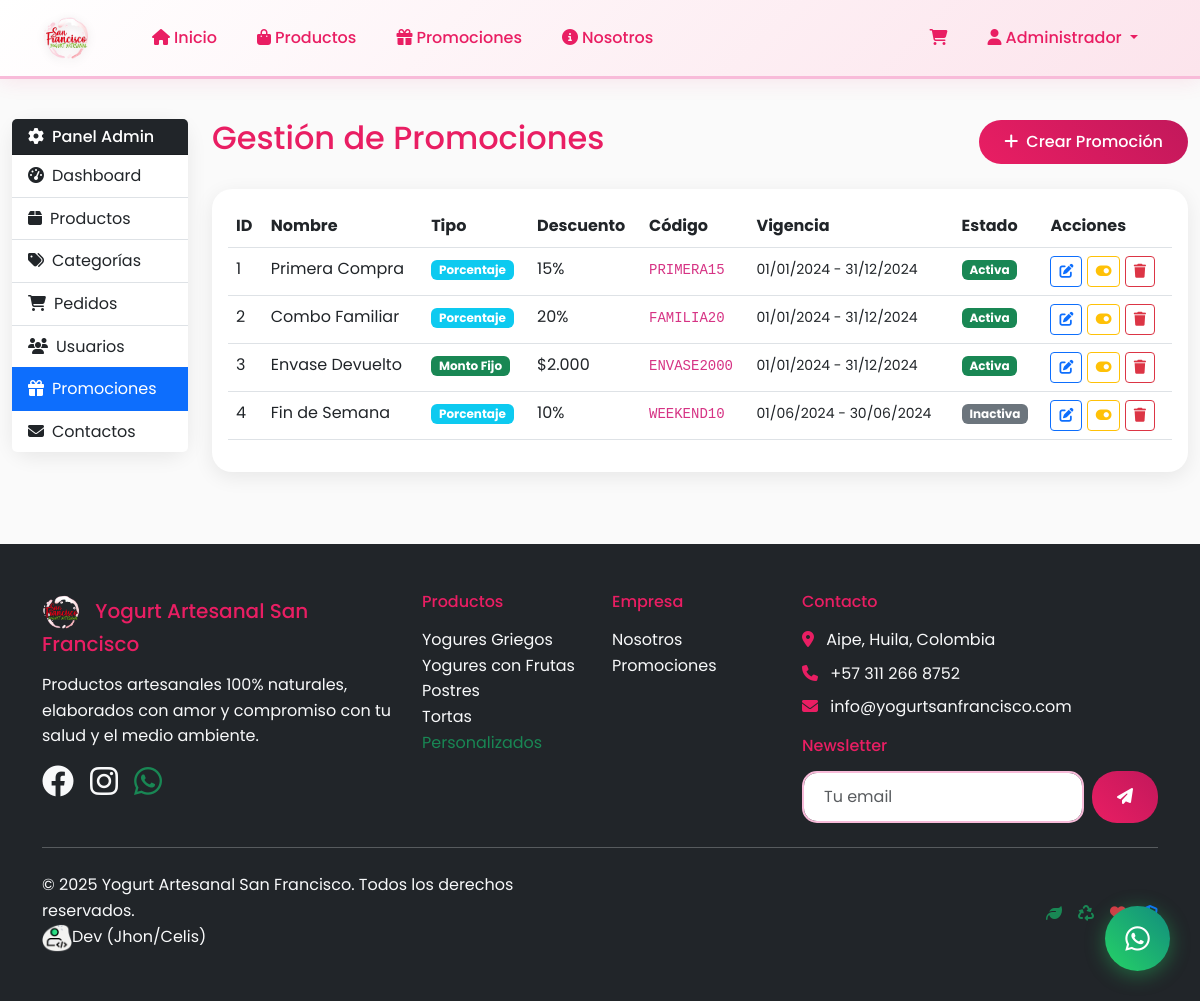
The page /admin/promotions (signed in) on the database its author committed.
### tables this page shows
CREATE TABLE promociones (
    id INT PRIMARY KEY AUTO_INCREMENT,
    nombre VARCHAR(100) NOT NULL,
    descripcion TEXT,
    tipo ENUM('porcentaje', 'monto_fijo') NOT NULL,
    valor_descuento DECIMAL(10,2) NOT NULL,
    codigo VARCHAR(50) UNIQUE,
    condicion_minima DECIMAL(10,2) DEFAULT 0,
    fecha_inicio DATE,
    fecha_fin DATE,
    activo BOOLEAN DEFAULT TRUE,
    fecha_creacion TIMESTAMP DEFAULT CURRENT_TIMESTAMP
);

### controllers/AdminController.php (called while the page is built, shortened)
<?php
require_once 'models/Promotion.php';
require_once 'config/config.php';
class AdminController {
    private $promotionModel;
    public function __construct() {
        $this->promotionModel = new Promotion();
    }
    public function promotions() {
        $promotions = $this->promotionModel->getAllPromotions();
        include 'views/admin/promotions.php';
    }
}
?>

### models/Promotion.php (called while the page is built, shortened)
<?php
require_once 'config/database.php';
class Promotion {
    private $conn;
    private $table = 'promociones';
    public function __construct() {
        $database = new Database();
        $this->conn = $database->getConnection();
    }
    public function getAllPromotions() {
        $query = "SELECT * FROM " . $this->table . " WHERE activo = 1 ORDER BY fecha_creacion DESC";
        $stmt = $this->conn->prepare($query);
        $stmt->execute();
        return $stmt->fetchAll(PDO::FETCH_ASSOC);
    }
}
?>

### config/database.php (called while the page is built, shortened)
<?php
class Database {
    private $host = 'localhost';
    private $db_name = 'yogurt_san_francisco';
    private $username = 'root';
    private $password = '';
    public function getConnection() {
        $this->conn = null;
        try {
            $this->conn = new PDO(
                "mysql:host=" . $this->host . ";dbname=" . $this->db_name . ";charset=utf8",
                $this->username,
                $this->password
            );
            $this->conn->setAttribute(PDO::ATTR_ERRMODE, PDO::ERRMODE_EXCEPTION);
        } catch(PDOException $exception) {
            echo "Error de conexión: " . $exception->getMessage();
            die();
        }
        return $this->conn;
    }
}
?>

### config/config.php (called while the page is built, shortened)
<?php
function formatPrice($price) {
    return '$' . number_format($price, 0, ',', '.');
}
function formatDate($date) {
    return date('d/m/Y', strtotime($date));
}
?>

### views/admin/promotions.php (the view, shortened to what this page needs)
<?php
include 'views/layout/header.php';
?>
<div class="container-fluid py-4">
    <div class="row">
        <div class="col-lg-2 col-md-3">
            <div class="card">
                <div class="card-header bg-dark text-white">
                    <h6 class="mb-0"><i class="fas fa-cog me-2"></i>Panel Admin</h6>
                </div>
                <div class="list-group list-group-flush">
                    <a href="<?php echo SITE_URL; ?>admin" class="list-group-item list-group-item-action">
                        <i class="fas fa-tachometer-alt me-2"></i>Dashboard
                    </a>
                    <a href="<?php echo SITE_URL; ?>admin/products" class="list-group-item list-group-item-action">
                        <i class="fas fa-box me-2"></i>Productos
                    </a>
                    <a href="<?php echo SITE_URL; ?>admin/categories" class="list-group-item list-group-item-action">
                        <i class="fas fa-tags me-2"></i>Categorías
                    </a>
                    <a href="<?php echo SITE_URL; ?>admin/orders" class="list-group-item list-group-item-action">
                        <i class="fas fa-shopping-cart me-2"></i>Pedidos
                    </a>
                    <a href="<?php echo SITE_URL; ?>admin/users" class="list-group-item list-group-item-action">
                        <i class="fas fa-users me-2"></i>Usuarios
                    </a>
                    <a href="<?php echo SITE_URL; ?>admin/promotions" class="list-group-item list-group-item-action active">
                        <i class="fas fa-gift me-2"></i>Promociones
                    </a>
                    <a href="<?php echo SITE_URL; ?>admin/contacts" class="list-group-item list-group-item-action">
                        <i class="fas fa-envelope me-2"></i>Contactos
                    </a>
                </div>
            </div>
        </div>
        <div class="col-lg-10 col-md-9">
            <div class="d-flex justify-content-between align-items-center mb-4">
                <h2 class="text-primary-custom">Gestión de Promociones</h2>
                <button class="btn btn-primary" data-bs-toggle="modal" data-bs-target="#addPromotionModal">
                    <i class="fas fa-plus me-2"></i>Crear Promoción
                </button>
            </div>
            <div class="card">
                <div class="card-body">
                    <div class="table-responsive">
                        <table class="table table-hover">
                            <thead>
                                <tr>
                                    <th>ID</th>
                                    <th>Nombre</th>
                                    <th>Tipo</th>
                                    <th>Descuento</th>
                                    <th>Código</th>
                                    <th>Vigencia</th>
                                    <th>Estado</th>
                                    <th>Acciones</th>
                                </tr>
                            </thead>
                            <tbody>
                                <?php
                                $samplePromotions = [
                                    ['id' => 1, 'nombre' => 'Primera Compra', 'tipo' => 'porcentaje', 'valor' => 15, 'codigo' => 'PRIMERA15', 'fecha_inicio' => '2024-01-01', 'fecha_fin' => '2024-12-31', 'activo' => 1],
                                    ['id' => 2, 'nombre' => 'Combo Familiar', 'tipo' => 'porcentaje', 'valor' => 20, 'codigo' => 'FAMILIA20', 'fecha_inicio' => '2024-01-01', 'fecha_fin' => '2024-12-31', 'activo' => 1],
                                    ['id' => 3, 'nombre' => 'Envase Devuelto', 'tipo' => 'monto_fijo', 'valor' => 2000, 'codigo' => 'ENVASE2000', 'fecha_inicio' => '2024-01-01', 'fecha_fin' => '2024-12-31', 'activo' => 1],
                                    ['id' => 4, 'nombre' => 'Fin de Semana', 'tipo' => 'porcentaje', 'valor' => 10, 'codigo' => 'WEEKEND10', 'fecha_inicio' => '2024-06-01', 'fecha_fin' => '2024-06-30', 'activo' => 0]
                                ];
                                foreach ($samplePromotions as $promotion):
                                ?>
                                <tr>
                                    <td><?php echo $promotion['id']; ?></td>
                                    <td><?php echo $promotion['nombre']; ?></td>
                                    <td>
                                        <span class="badge <?php echo $promotion['tipo'] == 'porcentaje' ? 'bg-info' : 'bg-success'; ?>">
                                            <?php echo $promotion['tipo'] == 'porcentaje' ? 'Porcentaje' : 'Monto Fijo'; ?>
                                        </span>
                                    </td>
                                    <td>
                                        <?php echo $promotion['tipo'] == 'porcentaje' ? $promotion['valor'] . '%' : formatPrice($promotion['valor']); ?>
                                    </td>
                                    <td><code><?php echo $promotion['codigo']; ?></code></td>
                                    <td>
                                        <small>
                                            <?php echo formatDate($promotion['fecha_inicio']); ?> -
                                            <?php echo formatDate($promotion['fecha_fin']); ?>
                                        </small>
                                    </td>
                                    <td>
                                        <span class="badge <?php echo $promotion['activo'] ? 'bg-success' : 'bg-secondary'; ?>">
                                            <?php echo $promotion['activo'] ? 'Activa' : 'Inactiva'; ?>
                                        </span>
                                    </td>
                                    <td>
                                        <button class="btn btn-sm btn-outline-primary" onclick="editPromotion(<?php echo $promotion['id']; ?>)">
                                            <i class="fas fa-edit"></i>
                                        </button>
                                        <button class="btn btn-sm btn-outline-warning" onclick="togglePromotion(<?php echo $promotion['id']; ?>)">
                                            <i class="fas fa-toggle-on"></i>
                                        </button>
                                        <button class="btn btn-sm btn-outline-danger" onclick="deletePromotion(<?php echo $promotion['id']; ?>)">
                                            <i class="fas fa-trash"></i>
                                        </button>
                                    </td>
                                </tr>
                                <?php endforeach; ?>
                            </tbody>
                        </table>
                    </div>
                </div>
            </div>
        </div>
    </div>
</div>
<?php include 'views/layout/footer.php'; ?>

### views/layout/header.php (style rules this page uses)
:root { --primary-color: #E91E63; --secondary-color: #F8BBD9; --accent-color: #4CAF50; --light-pink: #FCE4EC; --dark-pink: #C2185B; --cream: #FFF8E1; --soft-purple: #E1BEE7; --mint-green: #A5D6A7; }
body { font-family: 'Poppins', sans-serif; line-height: 1.6; background-color: #FAFAFA; }
.text-primary-custom { color: var(--primary-color) !important; }
.btn-primary { background: linear-gradient(45deg, var(--primary-color), var(--dark-pink)); border: none; border-radius: 25px; padding: 10px 25px; font-weight: 500; transition: all 0.3s ease; }
.card { border-radius: 20px; border: none; box-shadow: 0 5px 20px rgba(0,0,0,0.08); }

### rows shown on the page
promociones: id "1", nombre "Primera Compra", tipo "Porcentaje", valor "15", codigo "PRIMERA15", fecha_inicio "01/01/2024", fecha_fin "31/12/2024", activo "Activa"
promociones: id "2", nombre "Combo Familiar", tipo "Porcentaje", valor "20", codigo "FAMILIA20", fecha_inicio "01/01/2024", fecha_fin "31/12/2024", activo "Activa"
promociones: id "3", nombre "Envase Devuelto", tipo "Monto Fijo", valor "$2.000", codigo "ENVASE2000", fecha_inicio "01/01/2024", fecha_fin "31/12/2024", activo "Activa"

### other values the page prints
$_SESSION['user_name'] "Administrador"
$promotion['id'] "4"
$promotion['nombre'] "Fin de Semana"
$promotion['valor'] "10"
$promotion['codigo'] "WEEKEND10"
formatDate($promotion['fecha_inicio']) "01/06/2024"
formatDate($promotion['fecha_fin']) "30/06/2024"
SITE_NAME "Yogurt Artesanal San Francisco"
